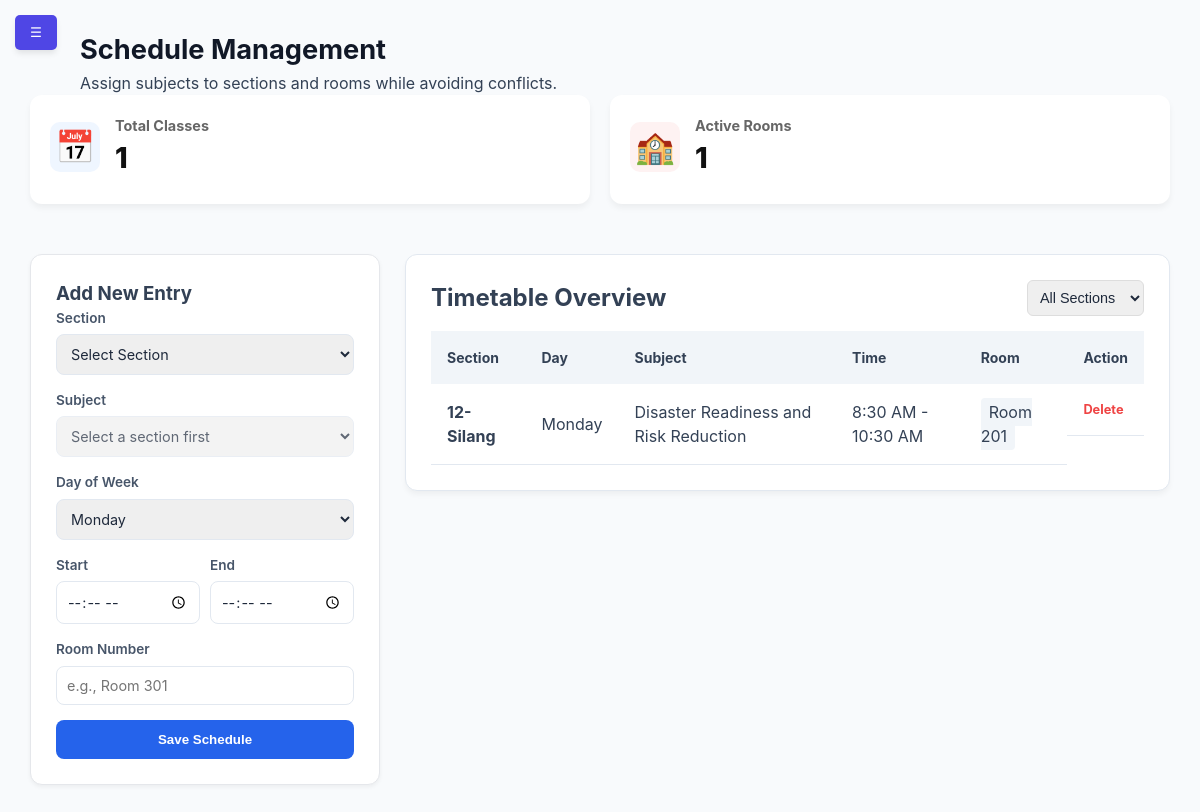
The page /modules/admin/admin_schedule.php (signed in) on the database as committed earlier.
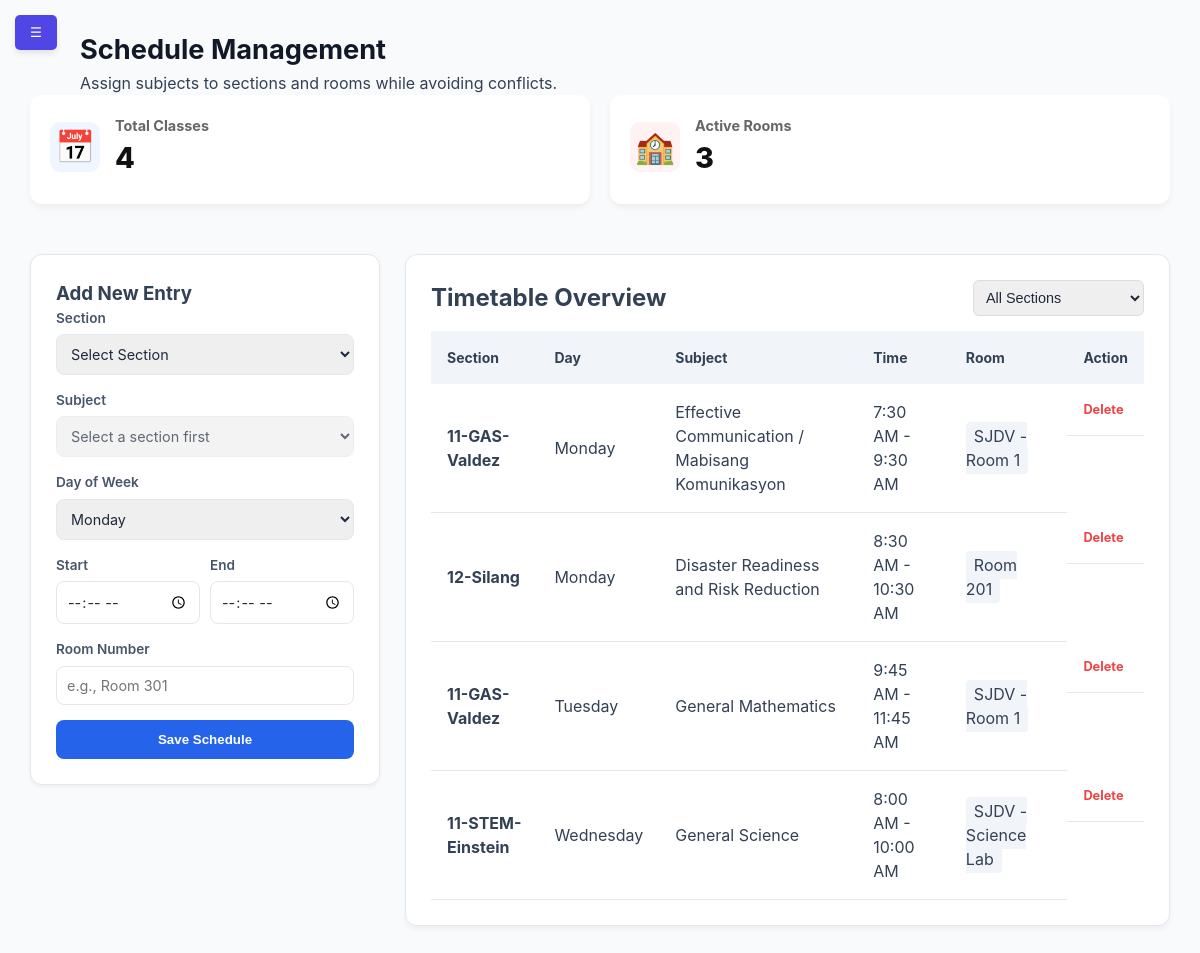
The same page on the database as committed later.
### tables this page shows
CREATE TABLE `schedules` (
  `id` int(11) NOT NULL,
  `section_id` int(11) NOT NULL,
  `subject_id` int(11) NOT NULL,
  `day_of_week` enum('Monday','Tuesday','Wednesday','Thursday','Friday','Saturday') NOT NULL,
  `start_time` time NOT NULL,
  `end_time` time NOT NULL,
  `room_number` varchar(50) DEFAULT NULL
);

CREATE TABLE `sections` (
  `id` int(11) NOT NULL,
  `section_name` varchar(50) NOT NULL,
  `strand_id` int(11) DEFAULT NULL,
  `grade_level` int(11) NOT NULL,
  `adviser_id` int(11) DEFAULT NULL,
  `academic_year` varchar(20) NOT NULL DEFAULT '2026-2027',
  `curriculum_version` enum('Legacy','Strengthened') NOT NULL DEFAULT 'Strengthened'
);

CREATE TABLE `subjects` (
  `id` int(11) NOT NULL,
  `curriculum_version` enum('Legacy','Strengthened') NOT NULL DEFAULT 'Strengthened',
  `subject_code` varchar(20) NOT NULL,
  `subject_name` varchar(255) NOT NULL,
  `type` enum('Core','Applied','Specialized','Elective') NOT NULL DEFAULT 'Core',
  `strand_id` int(11) DEFAULT NULL,
  `grade_level` int(11) NOT NULL,
  `term` enum('1st','2nd','3rd','1st Sem','2nd Sem','Full Year') NOT NULL DEFAULT '1st',
  `units` int(11) DEFAULT 3,
  `hours` int(11) DEFAULT 80
);

### modules/admin/admin_schedule.php (the view, shortened to what the changed rows need)
<?php
$conn = getDBConnection();
$total_classes = (int) $conn->query("SELECT COUNT(*) FROM schedules")->fetchColumn();
$total_rooms   = (int) $conn->query("SELECT COUNT(DISTINCT room_number) FROM schedules")->fetchColumn();
$sched_query = "SELECT sch.*, s.section_name, sub.subject_name, sub.subject_code
                FROM schedules sch
                JOIN sections s ON sch.section_id = s.id
                JOIN subjects sub ON sch.subject_id = sub.id";
$params = [];
$sched_query .= " ORDER BY FIELD(day_of_week, 'Monday', 'Tuesday', 'Wednesday', 'Thursday', 'Friday', 'Saturday'), start_time ASC";
$sched_stmt = $conn->prepare($sched_query);
$sched_stmt->execute($params);
$schedules = $sched_stmt->fetchAll(PDO::FETCH_ASSOC);
?>
<!DOCTYPE html>
<html lang="en">
<head>
    <link rel="stylesheet" href="../../assets/css/dashboard.css">
</head>
<body>
    <div class="dashboard-wrapper">
        <main class="content">
            <header class="content-header">
                <h1>Schedule Management</h1>
            </header>
            <div class="stats-grid">
                <div class="stat-card">
                    <div class="stat-info"><h3>Total Classes</h3><div class="number"><?= htmlspecialchars((string) $total_classes); ?></div></div>
                </div>
                <div class="stat-card">
                    <div class="stat-info"><h3>Active Rooms</h3><div class="number"><?= htmlspecialchars((string) $total_rooms); ?></div></div>
                </div>
            </div>
            <div class="admin-layout">
                <div class="table-container">
                    <div class="table-header-flex">
                        <h2>Timetable Overview</h2>
                    </div>
                    <table>
                        <thead>
                            <tr><th>Section</th><th>Day</th><th>Subject</th><th>Time</th><th>Room</th><th>Action</th></tr>
                        </thead>
                        <tbody>
                            <?php if (!empty($schedules)): ?>
                                <?php foreach ($schedules as $row): ?>
                                <tr>
                                    <td><strong><?= htmlspecialchars($row['section_name']); ?></strong></td>
                                    <td><?= htmlspecialchars($row['day_of_week']); ?></td>
                                    <td><?= htmlspecialchars($row['subject_name']); ?></td>
                                    <td><?= date("g:i A", strtotime($row['start_time'])); ?> - <?= date("g:i A", strtotime($row['end_time'])); ?></td>
                                    <td><span style="background:#f1f5f9; padding:4px 8px; border-radius:4px;"><?= htmlspecialchars($row['room_number']); ?></span></td>
                                    <td><a href="?delete=<?= (int) $row['id']; ?>" class="delete-btn" onclick="return confirm('Remove this schedule?')">Delete</a></td>
                                </tr>
                                <?php endforeach; ?>
                            <?php else: ?>
                                <tr><td colspan="6" style="text-align:center; padding:20px; color:#64748b;">No schedules found.</td></tr>
                            <?php endif; ?>
                        </tbody>
                    </table>
                </div>
            </div>
        </main>
    </div>
</body>
</html>

Rows that differ between the two databases and show on the page:
added schedules: section.section_name "11-GAS-Valdez", day_of_week "Monday", subject.subject_name "Effective Communication / Mabisang Komunikasyon", start_time "7:30 AM", end_time "9:30 AM", room_number "SJDV - Room 1"
added schedules: section.section_name "11-GAS-Valdez", day_of_week "Tuesday", subject.subject_name "General Mathematics", start_time "9:45 AM", end_time "11:45 AM", room_number "SJDV - Room 1"
added schedules: section.section_name "11-STEM-Einstein", day_of_week "Wednesday", subject.subject_name "General Science", start_time "8:00 AM", end_time "10:00 AM", room_number "SJDV - Science Lab"
Other text that changed with them:
$total_classes: "1" → "4"
$total_rooms: "1" → "3"
